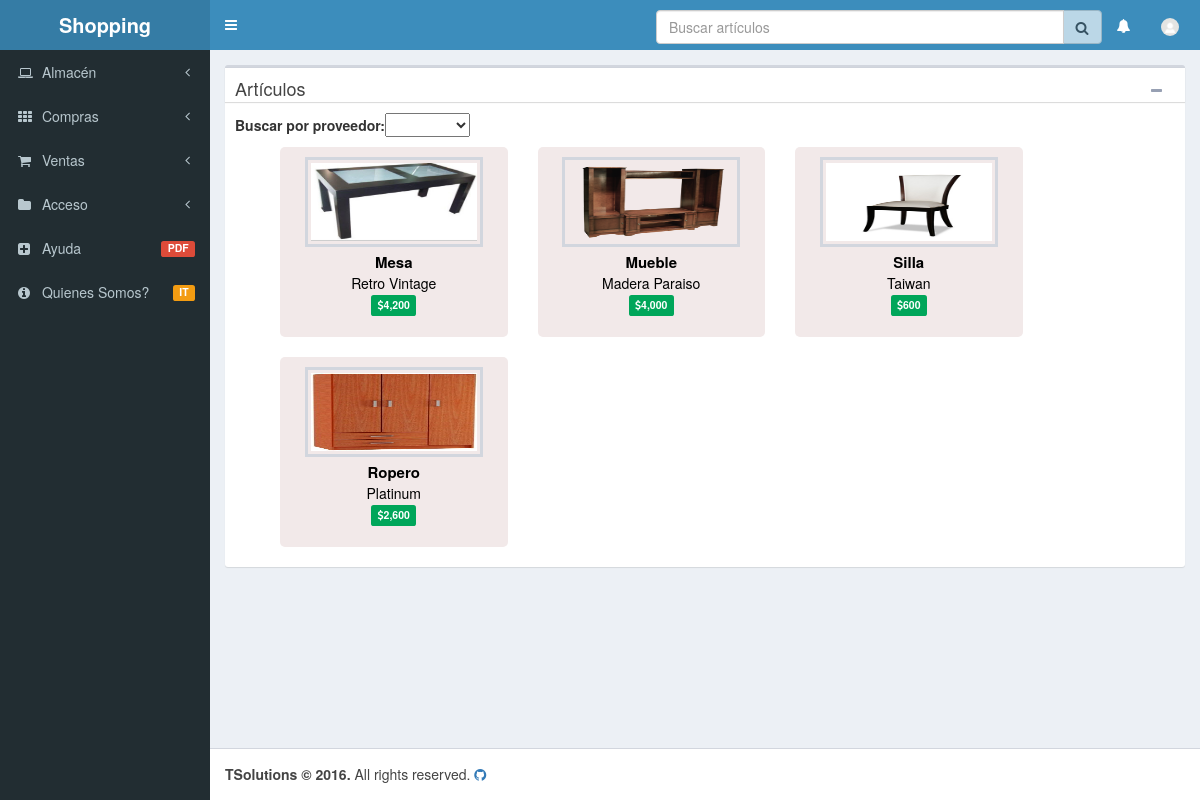
The app's page /index.php?id=warehouse/articles/list.php&category=11 (signed in) with its own data.
### tables this page shows
CREATE TABLE `articulos` (
  `idarticulo` smallint(6) NOT NULL,
  `codigo` varchar(20) NOT NULL,
  `nombre_art` varchar(50) NOT NULL,
  `stock` int(4) NOT NULL,
  `descripcion` varchar(200) NOT NULL,
  `imagen` varchar(100) NOT NULL,
  `precio_art` float NOT NULL,
  `condicion` tinyint(1) NOT NULL,
  `idcategoria_a` smallint(6) NOT NULL,
  `idproveedor_a` smallint(6) DEFAULT NULL
);

### warehouse/articles/list.php (the view, shortened to what this page needs)
<div class="content-wrapper">
  <section class="content">
        <div class="box">
          <div class="box-header with-border">
            <h3 class="box-title">Artículos</h3>
          <div class="box-tools pull-right box-title">
            <button class="btn btn-box-tool" data-widget="collapse"><i class="fa fa-minus"></i></button>
          </div>
        </div>
        <div class="box-body ">
                  <?php if (isset($_SESSION['user']) && $_SESSION['user']=='admin') { ?>
                    <b>Buscar por proveedor:</b><select onchange="location = this.value">
                    <option></option>
                    <?php
                    $proveedores=$link->query("SELECT * FROM proveedores WHERE condicion=1");
                    while ($pro=mysqli_fetch_array($proveedores)){ ?>
                    <option value="index.php?id=warehouse/articles/list.php&proveedor=<?php echo $pro['idproveedor'];?>">
                    </option>
                    <?php } ?>
                    </select>
                  <?php } ?>
                <div class="container-fluid">
              <?php if (isset($_GET['category'])){
              $articles=$link->query("SELECT * FROM articulos");
              if(mysqli_num_rows($articles) > 0){
              $articulos=$link->query("SELECT * FROM articulos where idcategoria_a='$_GET[category]'");
              while ($reg=$articulos->fetch_array(MYSQLI_ASSOC)) {  ?>
              <form action='index.php?id=sales/cart.php&articulo=<?php echo $reg["idarticulo"]; ?>' method='POST'>
                  <div class="col-md-3 col-sm-3 cajitas">
                    <img class="profile-user-img" src="<?php echo $reg['imagen'];?>">
                    <div class="cajita-text"><?php echo $reg['nombre_art'];?></div>
                    <div class="cajita-descripcion"><?php echo $reg['descripcion'];?></div>
                    <div class="cajita-footer">
                      <span class="label bg-green">
                        <?php echo "<span class='fa fa-usd'></span>".number_format($reg['precio_art']);?>
                      </span>
                    </div>
                   </div>
              </form>
                <?php } }
                 else{
                 if (isset($_SESSION['user']) && $_SESSION['user']=='admin') {?>
                  <div class="alert alert-warning col-md-7 col-sm-8" role="alert" style="margin-top:20px;">
                  <span class="fa fa-exclamation-sign">
                  </span><strong> Atención!</strong> No dispones de articulos en stock.
                </div>
                <?php }  } }
            elseif(isset($_GET['proveedor'])) {
            $arts=$link->query("SELECT * FROM articulos where idproveedor_a='$_GET[proveedor]'");
              while ($art_pro=$arts->fetch_array(MYSQLI_ASSOC)) {  ?>
                  <div class="col-md-3 col-sm-3 cajitas">
                    <img class="profile-user-img" src="<?php echo $art_pro['imagen'];?>">
                    <div class="cajita-text"><?php echo $art_pro['nombre_art'];?></div>
                    <div class="cajita-descripcion"><?php echo $art_pro['descripcion'];?></div>
                    <div class="cajita-footer">
                      <span class="label bg-green">
                        <?php echo "<span class='fa fa-usd'></span>".number_format($art_pro['precio_art']);?>
                      </span>
                    </div>
                   </div>
                <?php } }
            else{
             $articles=$link->query("SELECT * FROM articulos");
              if(mysqli_num_rows($articles) > 0){
              $articulos=$link->query("SELECT * FROM articulos");
             while ($reg=$articulos->fetch_array(MYSQLI_ASSOC)) {  ?>
              <form action='index.php?id=sales/cart.php&articulo=<?php echo $reg["idarticulo"]; ?>' method='POST'>
                  <div class="col-md-3 col-sm-3 cajitas">
                    <img class="profile-user-img" src="<?php echo $reg['imagen'];?>">
                    <div class="cajita-text"><?php echo $reg['nombre_art'];?></div>
                    <div class="cajita-descripcion"><?php echo $reg['descripcion'];?></div>
                    <div class="cajita-footer">
                      <?php if (isset($_SESSION['user']) && $_SESSION['user']!='admin') {?>
                      <button class="btn btn-primary" style="padding: 1px 5px 0px 5px; margin-right: 15px;" type="submit" title='Agregar al carrito' name='add_to_cart'>
                        <span class='fa fa-shopping-cart'></span>
                      </button> <?php } ?>
                      <span class="label bg-green">
                        <?php echo "<span class='fa fa-usd'></span>".number_format($reg['precio_art']);?>
                      </span>
                    </div>
                   </div>
                  <input type='hidden' name='nombre' value='<?php echo $reg["nombre_art"]; ?>'>
                  <input type='hidden' name='descripcion' value='<?php echo $reg["descripcion"];?>'>
                  <input type='hidden' name='precio' value='<?php echo $reg["precio_art"];?>'>
                  <input type='hidden' name='cantidad' value='1'>
              </form>
                <?php } }
                 else{
                 if (isset($_SESSION['user']) && $_SESSION['user']=='admin') {?>
                  <div class="alert alert-warning col-md-7 col-sm-8" role="alert" style="margin-top:20px;">
                  <span class="fa fa-exclamation-sign">
                  </span><strong> Atención!</strong> No dispones de articulos en stock.
                </div>
                <?php }  } }?>
                </div>
              </div>
            </div>
  </section>
</div>

### static/css/AdminLTE.css (style rules this page uses)
html,body { min-height: 100%; }
.cajitas { background-color:#F2E9E9;color: black; margin-top: 10px; text-align: center; margin-left: 30px;border-radius: 5px; margin-bottom: 10px; height: 190px; }
.cajitas > img { margin-top: 10px; width: 90%;height: 90px; }
.cajita-text { font-weight: bolder;font-size: 15px; margin-top: 5px; }
body { -webkit-font-smoothing: antialiased; -moz-osx-font-smoothing: grayscale; font-family: 'Source Sans Pro', 'Helvetica Neue', Helvetica, Arial, sans-serif; font-weight: 400; overflow-x: hidden; overflow-y: auto; }
.content { min-height: 250px; padding: 15px; margin-right: auto; margin-left: auto; padding-left: 15px; padding-right: 15px; }
h1, h2, h3, h4, h5, h6, .h1, .h2, .h3, .h4, .h5, .h6 { font-family: 'Source Sans Pro', sans-serif; }
.box { position: relative; border-radius: 3px; background: #ffffff; border-top: 3px solid #d2d6de; margin-bottom: 20px; width: 100%; box-shadow: 0 1px 1px rgba(0, 0, 0, 0.1); }
.box-header:before, .box-body:before, .box-footer:before, .box-header:after, .box-body:after, .box-footer:after { content: " "; display: table; }
.box-header:after, .box-body:after, .box-footer:after { clear: both; }
.box-header { display: block; padding: 10px 10px 0px 10px; position: relative; font-size: 12px; }
.box-header.with-border { border-bottom: 1px solid #f4f4f4; }
.box-header > .fa, .box-header > .glyphicon, .box-header > .ion, .box-header .box-title { display: inline-block; font-size: 18px; margin: 0; line-height: 1; }
.box-header > .box-tools { position: absolute; right: 10px; top: 5px; }
.btn-box-tool { padding: 5px; font-size: 12px; background: transparent; color: #97a0b3; }
.box-body { border-top-left-radius: 0; border-top-right-radius: 0; border-bottom-right-radius: 3px; border-bottom-left-radius: 3px; padding: 10px; }
.profile-user-img { margin: 0 auto; padding: 3px; border: 3px solid #d2d6de; }
.box-header { color: #444; padding: 10px 10px 5px 10px; position: relative; font-size: 19px; margin: 0; line-height: 1; box-shadow: 0 0 1px rgba(0, 0, 0, 0.1); }
.with-border { border-bottom: 1px solid #DCDCDC; }
.box-header.with-border { border-bottom: 1px solid #DCDCDC; }
.btn { border-radius: 3px; -webkit-box-shadow: none; box-shadow: none; border: 1px solid transparent; }
.bg-red, .bg-yellow, .bg-aqua, .bg-blue, .bg-light-blue, .bg-green, .bg-navy, .bg-teal, .bg-olive, .bg-lime, .bg-orange, .bg-fuchsia, .bg-purple, .bg-maroon, .bg-black, .bg-red-active, .bg-yellow-active, .bg-aqua-active, .bg-blue-active, .bg-light-blue-active, .bg-green-active, .bg-navy-active, .bg-teal-active, .bg-olive-active, .bg-lime-active, .bg-orange-active, .bg-fuchsia-active, .bg-purple-active, .bg-maroon-active, .bg-black-active, .callout.callout-danger, .callout.callout-warning, .callout.callout-info, .callout.callout-success, .label-danger, .label-info, .label-warning, .label-primary, .label-success { color: #fff !important; }
.bg-green, .callout.callout-success, .alert-success, .label-success, .modal-success .modal-body { background-color: #00a65a !important; }

### records on screen
articulos: imagen (picture), nombre_art "Mesa", descripcion "Retro Vintage", precio_art "4,200"
articulos: imagen (picture), nombre_art "Mueble", descripcion "Madera Paraiso", precio_art "4,000"
articulos: imagen (picture), nombre_art "Silla", descripcion "Taiwan", precio_art "600"
articulos: imagen (picture), nombre_art "Ropero", descripcion "Platinum", precio_art "2,600"
